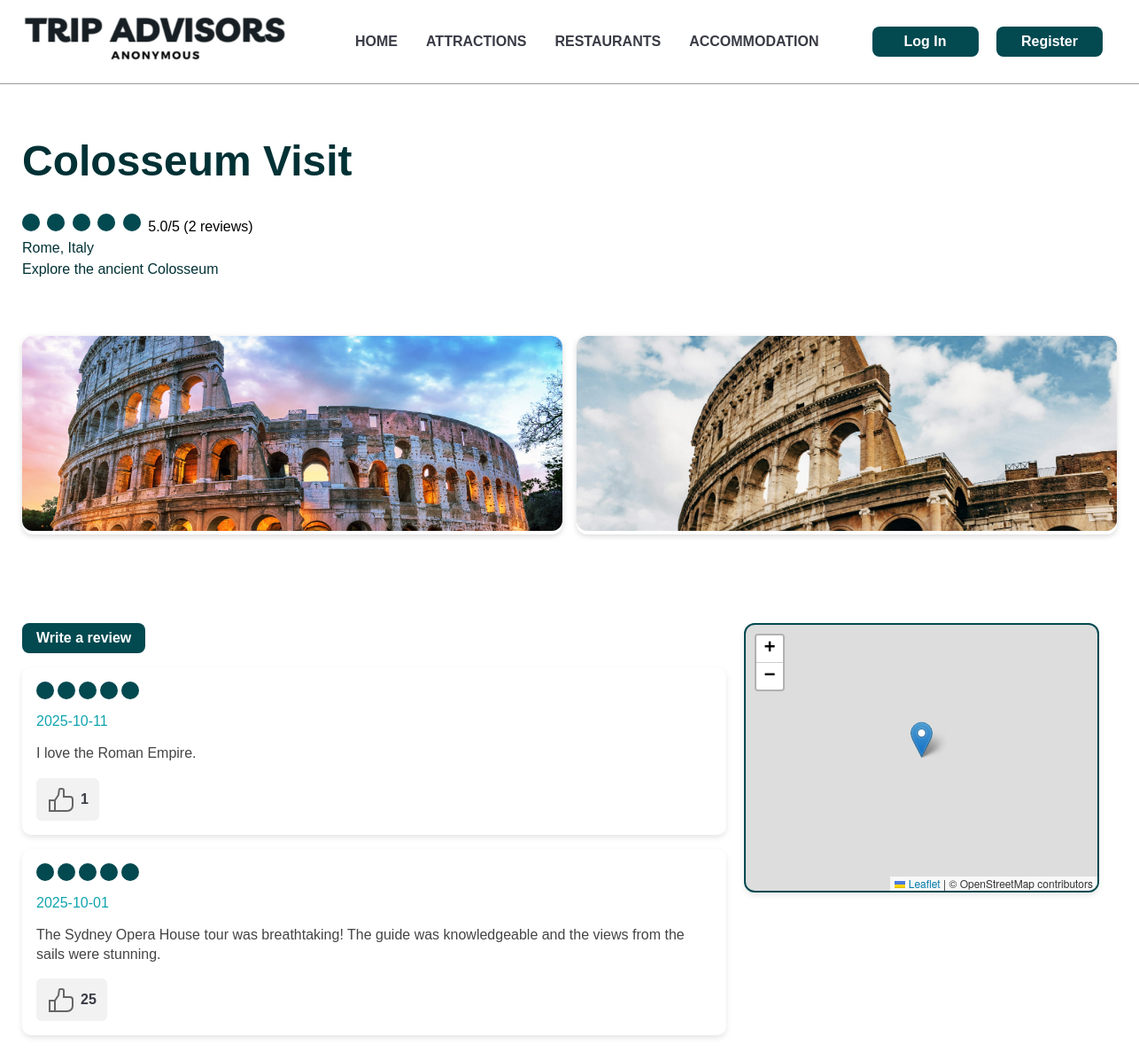
/listing/2, run on the app's committed database.
### tables this page shows
CREATE TABLE "Listings" (
  Listings_ID INTEGER PRIMARY KEY,
  Location TEXT,
  Title TEXT,
  Description TEXT,
  Image TEXT,
  Category_ID INTEGER,
  Date_entered NUMERIC, Address TEXT, `Website` TEXT, `Latitude` FLOAT, `Longitude` FLOAT);

CREATE TABLE "Listings_Images" (
  Image_ID      INTEGER PRIMARY KEY,
  Listings_ID   INTEGER NOT NULL 
                REFERENCES Listings(Listings_ID)
                ON DELETE CASCADE,
  Image_URL     TEXT    NOT NULL
);

CREATE TABLE "Posts" (`Post_ID` INTEGER PRIMARY KEY, `User_ID` INTEGER REFERENCES `Users`(`User_ID`), `Text` TEXT, `Post_Rating` INTEGER, `Date` date, `Reply_To_Post_ID` INTEGER, `Likes_Count` INTEGER, `Comments_Count` INTEGER, `Images` BLOB, 'Listings_ID' INTEGER REFERENCES 'Listings' ('Listings_ID'));

### main.py (the view)
@app.route("/listing/<int:listing_id>")
def listing_detail(listing_id):
    listing = db.get_listing_by_id(listing_id)
    if listing is None:
        flash("Listing not found.", "danger")
        return redirect(url_for("index"))
    images = db.get_images_for_listing(listing_id)
    posts = db.get_post_by_listing(listing_id, current_user.id if current_user.is_authenticated else None)
    average_rating = db.get_average_rating(listing_id)
    rating_count = db.get_rating_count(listing_id)
    category_id = listing.get("Category_ID")
    if category_id == 1:
        related = db.get_all_from_table("Attractions")
        category_label = "Attractions"
    elif category_id == 2:
        related = db.get_all_from_table("Restaurants")
        category_label = "Restaurants"
    else:
        related = []
        category_label = "Other"
    return render_template(
        "listing.html",
        listing=listing,
        images=images,
        posts=posts,
        average_rating=average_rating,
        related=related,
        category_label=category_label,
        rating_count=rating_count,
    )

### database_manager.py (called while the page is built)
def _get_conn():
    conn = sql.connect(DB_PATH)
    conn.row_factory = sql.Row
    return conn

def get_all_from_table(tablename: str):
    conn = _get_conn()
    cur = conn.cursor()
    rows = cur.execute(f"SELECT * FROM {tablename} LIMIT 6").fetchall()
    conn.close()
    return rows

def get_listing_by_id(listing_id: int) -> Optional[Dict[str, Any]]:
    conn = _get_conn()
    cur = conn.cursor()
    row = cur.execute(
        "SELECT * FROM Listings WHERE Listings_ID = ?", (listing_id,)
    ).fetchone()
    conn.close()
    return dict(row) if row else None

def get_average_rating(listing_id: int) -> Optional[float]:
    conn = _get_conn()
    cur = conn.cursor()
    row = cur.execute(
        "SELECT AVG(Post_Rating) as avg_rating FROM Posts WHERE Listings_ID = ?", (listing_id,)
    ).fetchone()
    conn.close()
    return row["avg_rating"] if row and row["avg_rating"] is not None else None

def get_rating_count(listing_id: int) -> int:
    conn = _get_conn()
    cur = conn.cursor()
    row = cur.execute(
        "SELECT COUNT(*) as rating_count FROM Posts WHERE Listings_ID = ?", (listing_id,)
    ).fetchone()
    conn.close()
    return row["rating_count"] if row else 0

def get_images_for_listing(listing_id: int) -> List[str]:
    conn = _get_conn()
    cur = conn.cursor()
    try:
        rows = cur.execute(
            "SELECT Image_URL FROM Listings_Images WHERE Listings_ID = ?", (listing_id,)
        ).fetchall()
        urls = [r["Image_URL"] for r in rows if r["Image_URL"]]
        conn.close()
        return urls
    except sql.Error:
        row = conn.execute(
            "SELECT Image FROM Listings WHERE Listings_ID = ?", (listing_id,)
        ).fetchone()
        conn.close()
        if row and row["Image"]:
            return [row["Image"]]
        return []

def get_post_by_listing(listings_id: int, user_id: int) -> List[Tuple]:
    conn = _get_conn()
    cur = conn.cursor()
    query = """
        SELECT Posts.Post_ID, Text, Post_Rating, Date, Likes_Count, Comments_Count, Username,
        CASE WHEN Likes.User_ID IS NOT NULL THEN 1 ELSE 0 END AS LikedByCurrentUser
        FROM Posts
        JOIN Users ON Posts.User_ID = Users.User_ID
        LEFT JOIN Likes
            ON Likes.Post_ID = Posts.Post_ID
            AND Likes.User_ID = ?
        WHERE Posts.Listings_ID = ?
        ORDER BY Date DESC
    """
    rows = cur.execute(query, (user_id, listings_id)).fetchall()
    conn.close()
    return rows

### templates/listing.html (shortened to what this page needs)
{% extends 'layout.html' %} {% block content %}
<div class="hero-info">
  <h1>{{ listing.Title or listing.Title }}</h1>
    {% if average_rating is not none %}
    <div class="rating-circles">
    {% for i in range(1, 6) %}
      {% if average_rating >= i %}
        <div class="circle full"></div>
      {% elif average_rating + 0.5 >= i %}
        <div class="circle half"></div>
      {% else %}
        <div class="circle empty"></div>
      {% endif %}
    {% endfor %}
    <span class="rating-text">{{ average_rating | round(1) }}/5</span>
    <span class="rating-text">({{ rating_count }} reviews)</span>
    {% endif %}
  </div>
  <p class="location">{{ listing.Location }}</p>
  <p class="description">{{ listing.Description }}</p>
</div>
<div class="gallery">
  {% for url in images %}
  <div class="gallery-item">
    <img src="{{ url }}" alt="Photo of {{ listing.Title }} #{{ loop.index }}" />
  </div>
  {% endfor %}
</div>
<div class="listing-post-section">
<div class="post-container">
  <div>
    <a class="btn btn-primary" href="{{ url_for('add_review', listing_id=listing['Listings_ID'])}}">
      Write a review
    </a>
  </div>
  {% for row in posts %}
    <div class="post-card">
      <div class="rating">
      {% for i in range(1, 6) %}
          {% if i <= row['Post_Rating'] %}
            <span class="rating-circle filled"></span>
          {% else %}
            <span class="rating-circle"></span>
          {% endif %}
        {% endfor %}
      </div>
      <p class="post-card-date">{{ row['Date'] }}</p>
      <p class="post-card-text">{{ row['Text'] }}</p>
      <div class="post-actions">
      <button
          class="like-btn {% if row['likedByCurrentUser'] %}liked{% endif %}"
          data-review-id="{{ row['Post_ID'] }}"
          aria-label="Like this post"
          >
        <span class="like-count">{{ row['Likes_Count'] or 0 }}</span>
    </button>
  </div>
    </div>
  {% endfor %}
</div>
<div id="map" class="map-container"></div>
</div>
{% endblock %}

### static/css/style.css (style rules this page uses)
.location { color: #024950; font-family: Verdana, Geneva, Tahoma, sans-serif; }
main button, main .btn { background-color: #024950; border: none; color: white; padding: 8px 16px; text-align: center; display: inline-block; font-size: 16px; border-radius: 8px; font-weight: bold; margin-right: 8px; text-decoration: none; }
.btn-primary { background-color: #024950; color: #ffffff; padding: 0.6rem 1.2rem; border-radius: 12px; font-weight: bold; border: none; cursor: pointer; transition: background-color 0.3s ease; }
body { padding: 0; font-family: Arial, sans-serif; background-color: #fff; margin-top: 8px; margin-left: 0px; margin-right: 0px; overflow-x: hidden; }
.gallery { display: grid; grid-template-columns: repeat(auto-fit, minmax(280px, 1fr)); gap: 16px; margin: 40px 0px; max-width: 1236px; }
.gallery-item { border-radius: 12px; overflow: hidden; box-shadow: 0 2px 6px rgba(0, 0, 0, 0.15); transition: transform 0.3s ease, box-shadow 0.3s ease; }
.gallery-item img { width: 100%; height: 220px; object-fit: cover; border-radius: 12px; }
.hero-info { max-width: 800px; padding: 20px 0px; text-align: left; }
.hero-info h1 { font-size: 48px; font-weight: bold; color: #003135; }
.hero-info p { margin: 6px 0; font-size: 16px; color: #003135; }
.rating { display: flex; gap: 4px; }
.rating-circle { width: 16px; height: 16px; border-radius: 50%; border: 2px solid #024950; background-color: transparent; }
.rating-circle.filled { background-color: #024950; }
.circle { width: 20px; height: 20px; border-radius: 50%; background-color: #ccc; overflow: hidden; display: inline-block; margin-right: 4px; position: relative; }
.circle.full { background: #024950; }
.listing-post-section { display: flex; flex-direction: row; width: 100%; padding: 20px 0px; }
.post-container { width: 800px; margin: 40px 0px; display: flex; flex-direction: column; gap: 16px; }
.post-card { background: #fff; border-radius: 10px; padding: 16px; box-shadow: 0 3px 6px rgba(0, 0, 0, 0.1); transition: transform 0.25s ease, box-shadow 0.25s ease; }
.post-card-date { font-size: 0.9rem; color: #0fa4af; margin-bottom: 8px; font-size: 16px; }
.post-card-text { color: #444; line-height: 1.4; font-size: 16px; }
.like-btn { display: flex; align-items: center; gap: 6px; padding: 8px 12px; border: none; border-radius: 6px; background-color: #f2f2f2; cursor: pointer; transition: background-color 0.3s ease; color: #393b45; }
.like-btn svg { fill: #666; transition: fill 0.3s ease; }
.map-container { margin: 40px 20px; width: 400px; height: 300px; border: 2px solid #024950; border-radius: 12px; box-shadow: 0 3px 6px rgba(0, 0, 0, 0.1); }

### data on the page
Listings: Title "Colosseum Visit", Location "Rome, Italy", Description "Explore the ancient Colosseum"
Listings_Images: shows a picture
Listings_Images: shows a picture
Posts: Post_Rating 5 (drawn), Date "2025-10-11", Text "I love the Roman Empire.", Likes_Count "1"
Posts: Post_Rating 5 (drawn), Date "2025-10-01", Text "The Sydney Opera House tour was breathtaking! The guide was knowledgeable and the views from the sails were stunning.", Likes_Count "25"

### other printed values
{{ average_rating | round(1) }} "5.0"
{{ rating_count }} "2"
